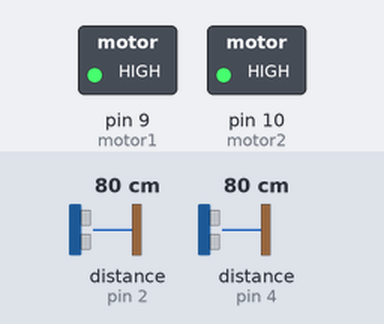
This sketch was run on a simulated Arduino Uno, built with avr-gcc and run on an emulated ATmega328P. Parts: switched loads named in the sketch (green lamp = pin HIGH). Wiring (inferred from the names in the program): 2 × ultrasonic range finder: trigger pin 3, echo pin 2 / trigger pin 5, echo pin 4. The inputs (shaded band) are chosen by the test bench; at power-on: distance to the obstacle (sensors on pin 2, pin 4) 80 cm. The echo pulse lasts 58.3 µs per cm; pins used as bus, display or sensor lines are not drawn.

Above: at 1.2 s.
1.3 s: distance to the obstacle (sensor on pin 2) set to 43 cm
2.8 s: distance to the obstacle (sensor on pin 2) set to 37 cm
At 3.2 s:
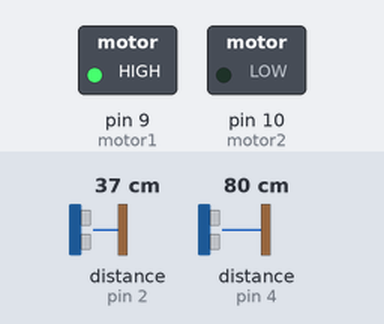
4.4 s: distance to the obstacle (sensor on pin 2) set to 60 cm
At 5.1 s:
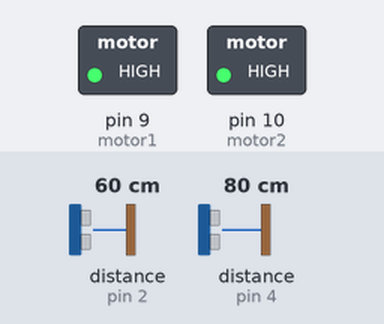
6.0 s: distance to the obstacle (sensor on pin 4) set to 45 cm
7.5 s: distance to the obstacle (sensor on pin 4) set to 38 cm
At 8.1 s:
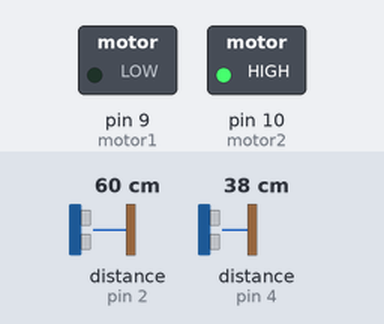
9.1 s: distance to the obstacle (sensor on pin 4) set to 60 cm
At 10.2 s:
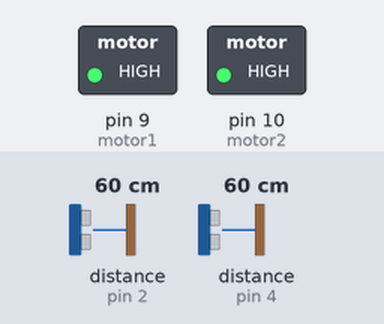
Timing chart, 0 to 12.1 s (numbered marks = the images above; inputs shaded):
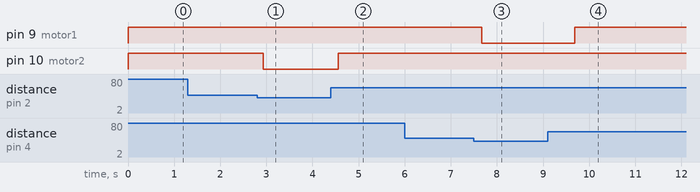

The sketch:

Motor.ino
```cpp
int motor1 = 9; //red
int motor2 = 10; //yellow
// defines pins numbers
const int trigPin1 = 3; //checkLeft()
const int echoPin1 = 2; //checkLeft()
const int trigPin2 = 5; //checkRight()
const int echoPin2 = 4; //checkRight()
const int closeness = 40;
// defines variables
long duration;
long distanceRight;
long distanceLeft;

void setup() {
  pinMode(motor1, OUTPUT);
  pinMode(motor2, OUTPUT);
  pinMode(trigPin1, OUTPUT); // Sets the trigPin as an Output
  pinMode(echoPin1, INPUT); // Sets the echoPin as an Input
  pinMode(trigPin2, OUTPUT);
  pinMode(echoPin2, INPUT);
  //Serial.begin(9600); // Starts the serial communication
}

void loop() {

  checkRight();
  checkLeft();
  if (distanceLeft<closeness && distanceRight<closeness)
  {
    turnRight();
    turnRight();
  }
  else if (distanceRight<closeness)
  {
    turnLeft();
  }
  else if (distanceLeft<closeness)
  {
    turnRight();
  }
  else
  {
    moveForward();
  }

}

void moveForward(){
  digitalWrite(motor1, HIGH);
  digitalWrite(motor2, HIGH);
  delay(200);
}

void turnLeft(){
  digitalWrite(motor1, LOW);
  digitalWrite(motor2, HIGH);
  delay(1000);
}

void turnRight(){
  digitalWrite(motor1, HIGH);
  digitalWrite(motor2, LOW);
  delay(800);
}

void checkLeft()
{
  // Clears the trigPin
  digitalWrite(trigPin1, LOW);
  delayMicroseconds(2);
  // Sets the trigPin on HIGH state for 10 micro seconds
  digitalWrite(trigPin1, HIGH);
  delayMicroseconds(10);
  digitalWrite(trigPin1, LOW);
  // Reads the echoPin, returns the sound wave travel time in microseconds
  duration = pulseIn(echoPin1, HIGH);
  // Calculating the distance
  distanceLeft= duration*0.017;
}

void checkRight()
{
  // Clears the trigPin
  digitalWrite(trigPin2, LOW);
  delayMicroseconds(2);
  // Sets the trigPin on HIGH state for 10 micro seconds
  digitalWrite(trigPin2, HIGH);
  delayMicroseconds(10);
  digitalWrite(trigPin2, LOW);
  // Reads the echoPin, returns the sound wave travel time in microseconds
  duration = pulseIn(echoPin2, HIGH);
  // Calculating the distance
  distanceRight= duration*0.017;
}
```

Measured:
- the behaviour switches between 41 and 40 cm on distance to the obstacle (sensor on pin 2) (found by bisection; images 0 and 1)
- the behaviour switches between 41 and 40 cm on distance to the obstacle (sensor on pin 4) (found by bisection; images 2 and 3)
- after the input at 1.3 s, every drawn part: stays the same
- after the input at 2.8 s, pin 10 (motor2): HIGH → LOW after 0.14 s
- after the input at 4.4 s, pin 10 (motor2): LOW → HIGH after 0.15 s
- after the input at 6.0 s, every drawn part: stays the same
- after the input at 7.5 s, pin 9 (motor1): HIGH → LOW after 0.17 s
- after the input at 9.1 s, pin 9 (motor1): LOW → HIGH after 0.59 s
